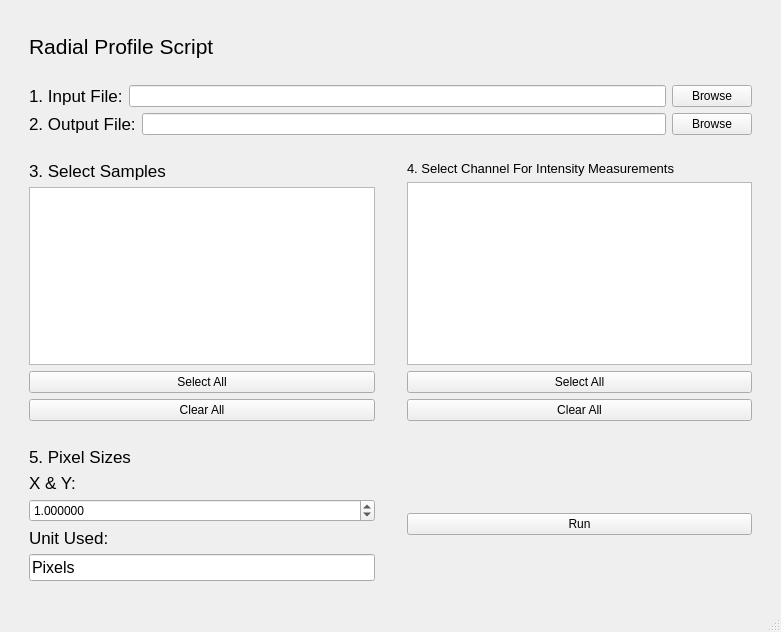
<?xml version="1.0" encoding="UTF-8"?>
<ui version="4.0">
 <class>MainWindow</class>
 <widget class="QMainWindow" name="MainWindow">
  <property name="geometry">
   <rect>
    <x>0</x>
    <y>0</y>
    <width>781</width>
    <height>632</height>
   </rect>
  </property>
  <property name="windowTitle">
   <string>MainWindow</string>
  </property>
  <widget class="QWidget" name="centralwidget">
   <layout class="QGridLayout" name="gridLayout_3">
    <item row="6" column="0">
     <spacer name="verticalSpacer_2">
      <property name="orientation">
       <enum>Qt::Vertical</enum>
      </property>
      <property name="sizeHint" stdset="0">
       <size>
        <width>20</width>
        <height>40</height>
       </size>
      </property>
     </spacer>
    </item>
    <item row="6" column="4">
     <spacer name="verticalSpacer_4">
      <property name="orientation">
       <enum>Qt::Vertical</enum>
      </property>
      <property name="sizeHint" stdset="0">
       <size>
        <width>20</width>
        <height>40</height>
       </size>
      </property>
     </spacer>
    </item>
    <item row="0" column="1" colspan="2">
     <spacer name="verticalSpacer_3">
      <property name="orientation">
       <enum>Qt::Vertical</enum>
      </property>
      <property name="sizeHint" stdset="0">
       <size>
        <width>20</width>
        <height>40</height>
       </size>
      </property>
     </spacer>
    </item>
    <item row="1" column="1">
     <widget class="QLabel" name="label_5">
      <property name="font">
       <font>
        <pointsize>16</pointsize>
       </font>
      </property>
      <property name="text">
       <string>Radial Profile Script</string>
      </property>
     </widget>
    </item>
    <item row="6" column="2">
     <spacer name="verticalSpacer">
      <property name="orientation">
       <enum>Qt::Vertical</enum>
      </property>
      <property name="sizeHint" stdset="0">
       <size>
        <width>20</width>
        <height>40</height>
       </size>
      </property>
     </spacer>
    </item>
    <item row="5" column="1">
     <spacer name="horizontalSpacer">
      <property name="orientation">
       <enum>Qt::Horizontal</enum>
      </property>
      <property name="sizeHint" stdset="0">
       <size>
        <width>40</width>
        <height>20</height>
       </size>
      </property>
     </spacer>
    </item>
    <item row="8" column="3">
     <widget class="QPushButton" name="runButton">
      <property name="text">
       <string>Run</string>
      </property>
     </widget>
    </item>
    <item row="7" column="1">
     <spacer name="horizontalSpacer_2">
      <property name="orientation">
       <enum>Qt::Horizontal</enum>
      </property>
      <property name="sizeHint" stdset="0">
       <size>
        <width>40</width>
        <height>20</height>
       </size>
      </property>
     </spacer>
    </item>
    <item row="8" column="1">
     <layout class="QGridLayout" name="gridLayout">
      <item row="0" column="0">
       <widget class="QLabel" name="label_6">
        <property name="font">
         <font>
          <pointsize>13</pointsize>
         </font>
        </property>
        <property name="text">
         <string>5. Pixel Sizes</string>
        </property>
       </widget>
      </item>
      <item row="3" column="0">
       <widget class="QLabel" name="label_4">
        <property name="font">
         <font>
          <pointsize>13</pointsize>
         </font>
        </property>
        <property name="text">
         <string>Unit Used:</string>
        </property>
       </widget>
      </item>
      <item row="1" column="0">
       <widget class="QLabel" name="label_8">
        <property name="font">
         <font>
          <pointsize>13</pointsize>
         </font>
        </property>
        <property name="text">
         <string>X &amp; Y:</string>
        </property>
       </widget>
      </item>
      <item row="2" column="0">
       <widget class="QDoubleSpinBox" name="xyScale">
        <property name="decimals">
         <number>6</number>
        </property>
        <property name="value">
         <double>1.000000000000000</double>
        </property>
       </widget>
      </item>
      <item row="4" column="0">
       <widget class="QLineEdit" name="unitLabel">
        <property name="font">
         <font>
          <pointsize>12</pointsize>
         </font>
        </property>
        <property name="text">
         <string>Pixels</string>
        </property>
       </widget>
      </item>
      <item row="5" column="0">
       <spacer name="horizontalSpacer_3">
        <property name="orientation">
         <enum>Qt::Horizontal</enum>
        </property>
        <property name="sizeHint" stdset="0">
         <size>
          <width>40</width>
          <height>20</height>
         </size>
        </property>
       </spacer>
      </item>
     </layout>
    </item>
    <item row="6" column="3">
     <layout class="QVBoxLayout" name="verticalLayout_2">
      <item>
       <widget class="QLabel" name="channelLabel">
        <property name="font">
         <font>
          <pointsize>10</pointsize>
         </font>
        </property>
        <property name="text">
         <string>4. Select Channel For Intensity Measurements</string>
        </property>
       </widget>
      </item>
      <item>
       <widget class="QListWidget" name="channelList">
        <property name="font">
         <font>
          <pointsize>12</pointsize>
         </font>
        </property>
        <property name="selectionMode">
         <enum>QAbstractItemView::MultiSelection</enum>
        </property>
        <property name="selectionRectVisible">
         <bool>false</bool>
        </property>
       </widget>
      </item>
      <item>
       <widget class="QPushButton" name="selectAllChannels">
        <property name="text">
         <string>Select All</string>
        </property>
       </widget>
      </item>
      <item>
       <widget class="QPushButton" name="clearAllChannels">
        <property name="text">
         <string>Clear All</string>
        </property>
       </widget>
      </item>
     </layout>
    </item>
    <item row="6" column="1">
     <layout class="QVBoxLayout" name="verticalLayout">
      <item>
       <widget class="QLabel" name="label">
        <property name="font">
         <font>
          <pointsize>13</pointsize>
         </font>
        </property>
        <property name="text">
         <string>3. Select Samples</string>
        </property>
       </widget>
      </item>
      <item>
       <widget class="QListWidget" name="sampleList">
        <property name="selectionMode">
         <enum>QAbstractItemView::MultiSelection</enum>
        </property>
       </widget>
      </item>
      <item>
       <widget class="QPushButton" name="selectAllSamples">
        <property name="text">
         <string>Select All</string>
        </property>
       </widget>
      </item>
      <item>
       <widget class="QPushButton" name="clearAllSamples">
        <property name="text">
         <string>Clear All</string>
        </property>
       </widget>
      </item>
     </layout>
    </item>
    <item row="2" column="1">
     <spacer name="horizontalSpacer_4">
      <property name="orientation">
       <enum>Qt::Horizontal</enum>
      </property>
      <property name="sizeHint" stdset="0">
       <size>
        <width>40</width>
        <height>20</height>
       </size>
      </property>
     </spacer>
    </item>
    <item row="3" column="1" colspan="3">
     <layout class="QHBoxLayout" name="horizontalLayout">
      <item>
       <widget class="QLabel" name="label_2">
        <property name="font">
         <font>
          <pointsize>13</pointsize>
         </font>
        </property>
        <property name="text">
         <string>1. Input File:</string>
        </property>
       </widget>
      </item>
      <item>
       <widget class="QLineEdit" name="inputLine"/>
      </item>
      <item>
       <widget class="QPushButton" name="loadBrowse">
        <property name="text">
         <string>Browse</string>
        </property>
       </widget>
      </item>
     </layout>
    </item>
    <item row="4" column="1" colspan="3">
     <layout class="QHBoxLayout" name="horizontalLayout_3">
      <item>
       <widget class="QLabel" name="label_3">
        <property name="font">
         <font>
          <pointsize>13</pointsize>
         </font>
        </property>
        <property name="text">
         <string>2. Output File:</string>
        </property>
       </widget>
      </item>
      <item>
       <widget class="QLineEdit" name="outputLine"/>
      </item>
      <item>
       <widget class="QPushButton" name="outputBrowse">
        <property name="text">
         <string>Browse</string>
        </property>
       </widget>
      </item>
     </layout>
    </item>
   </layout>
  </widget>
  <widget class="QStatusBar" name="statusbar"/>
 </widget>
 <resources/>
 <connections/>
</ui>
